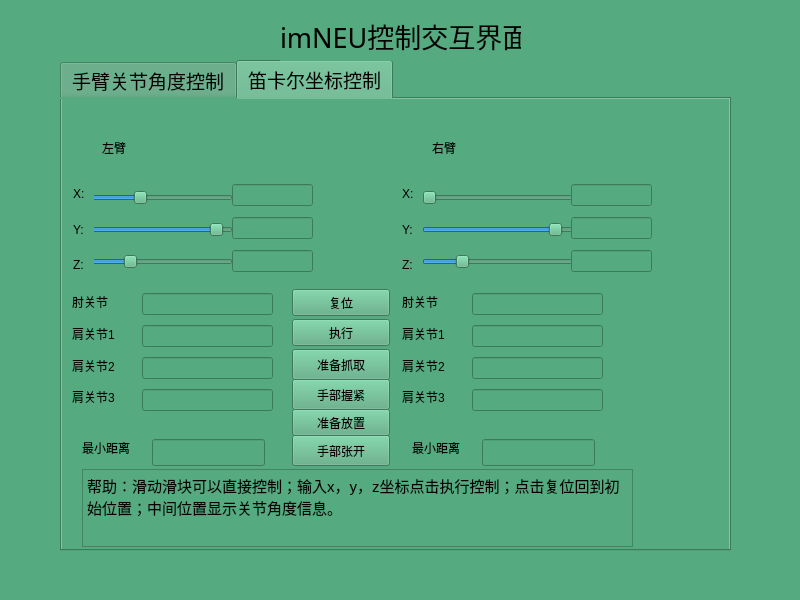
<?xml version="1.0" encoding="UTF-8"?>
<ui version="4.0">
 <class>imneu_mainwindow</class>
 <widget class="QMainWindow" name="imneu_mainwindow">
  <property name="geometry">
   <rect>
    <x>0</x>
    <y>0</y>
    <width>800</width>
    <height>600</height>
   </rect>
  </property>
  <property name="contextMenuPolicy">
   <enum>Qt::DefaultContextMenu</enum>
  </property>
  <property name="windowTitle">
   <string>MainWindow</string>
  </property>
  <property name="autoFillBackground">
   <bool>false</bool>
  </property>
  <property name="styleSheet">
   <string notr="true">background-color: rgb(85, 170, 127);</string>
  </property>
  <widget class="QWidget" name="centralwidget">
   <widget class="QTabWidget" name="tabWidget">
    <property name="geometry">
     <rect>
      <x>60</x>
      <y>60</y>
      <width>671</width>
      <height>491</height>
     </rect>
    </property>
    <property name="font">
     <font>
      <family>Droid Sans Fallback</family>
      <pointsize>14</pointsize>
     </font>
    </property>
    <property name="contextMenuPolicy">
     <enum>Qt::DefaultContextMenu</enum>
    </property>
    <property name="autoFillBackground">
     <bool>false</bool>
    </property>
    <property name="currentIndex">
     <number>1</number>
    </property>
    <widget class="QWidget" name="tab">
     <attribute name="title">
      <string>手臂关节角度控制</string>
     </attribute>
     <widget class="QLabel" name="label_2">
      <property name="geometry">
       <rect>
        <x>30</x>
        <y>40</y>
        <width>121</width>
        <height>21</height>
       </rect>
      </property>
      <property name="text">
       <string>左臂关节角度</string>
      </property>
     </widget>
     <widget class="QLabel" name="label_3">
      <property name="geometry">
       <rect>
        <x>360</x>
        <y>40</y>
        <width>131</width>
        <height>21</height>
       </rect>
      </property>
      <property name="text">
       <string>右臂关节角度</string>
      </property>
     </widget>
     <widget class="QWidget" name="layoutWidget">
      <property name="geometry">
       <rect>
        <x>510</x>
        <y>90</y>
        <width>71</width>
        <height>151</height>
       </rect>
      </property>
      <layout class="QVBoxLayout" name="verticalLayout_3">
       <item>
        <widget class="QLineEdit" name="lineEdit_right_elbow"/>
       </item>
       <item>
        <widget class="QLineEdit" name="lineEdit_right_shoulder_L"/>
       </item>
       <item>
        <widget class="QLineEdit" name="lineEdit_right_shoulder_M"/>
       </item>
       <item>
        <widget class="QLineEdit" name="lineEdit_right_shoulder_U"/>
       </item>
      </layout>
     </widget>
     <widget class="QWidget" name="layoutWidget_2">
      <property name="geometry">
       <rect>
        <x>390</x>
        <y>90</y>
        <width>121</width>
        <height>151</height>
       </rect>
      </property>
      <layout class="QVBoxLayout" name="verticalLayout_4">
       <item>
        <widget class="QSlider" name="right_elbow_joint">
         <property name="minimum">
          <number>23</number>
         </property>
         <property name="maximum">
          <number>100</number>
         </property>
         <property name="orientation">
          <enum>Qt::Horizontal</enum>
         </property>
        </widget>
       </item>
       <item>
        <widget class="QSlider" name="right_shoulder_L">
         <property name="minimum">
          <number>10</number>
         </property>
         <property name="maximum">
          <number>170</number>
         </property>
         <property name="sliderPosition">
          <number>95</number>
         </property>
         <property name="orientation">
          <enum>Qt::Horizontal</enum>
         </property>
        </widget>
       </item>
       <item>
        <widget class="QSlider" name="right_shoulder_M">
         <property name="minimum">
          <number>20</number>
         </property>
         <property name="maximum">
          <number>100</number>
         </property>
         <property name="orientation">
          <enum>Qt::Horizontal</enum>
         </property>
        </widget>
       </item>
       <item>
        <widget class="QSlider" name="right_shoulder_U">
         <property name="minimum">
          <number>10</number>
         </property>
         <property name="maximum">
          <number>80</number>
         </property>
         <property name="orientation">
          <enum>Qt::Horizontal</enum>
         </property>
        </widget>
       </item>
      </layout>
     </widget>
     <widget class="QPushButton" name="joint_angle_reset_button">
      <property name="geometry">
       <rect>
        <x>230</x>
        <y>260</y>
        <width>98</width>
        <height>27</height>
       </rect>
      </property>
      <property name="text">
       <string>复位</string>
      </property>
     </widget>
     <widget class="QPushButton" name="joint_angle_excute_button">
      <property name="geometry">
       <rect>
        <x>230</x>
        <y>300</y>
        <width>98</width>
        <height>27</height>
       </rect>
      </property>
      <property name="text">
       <string>执行</string>
      </property>
     </widget>
     <widget class="QTextEdit" name="textEdit">
      <property name="geometry">
       <rect>
        <x>80</x>
        <y>340</y>
        <width>451</width>
        <height>111</height>
       </rect>
      </property>
      <property name="html">
       <string>&lt;!DOCTYPE HTML PUBLIC &quot;-//W3C//DTD HTML 4.0//EN&quot; &quot;http://www.w3.org/TR/REC-html40/strict.dtd&quot;&gt;
&lt;html&gt;&lt;head&gt;&lt;meta name=&quot;qrichtext&quot; content=&quot;1&quot; /&gt;&lt;style type=&quot;text/css&quot;&gt;
p, li { white-space: pre-wrap; }
&lt;/style&gt;&lt;/head&gt;&lt;body style=&quot; font-family:'Sans Serif'; font-size:9pt; font-weight:400; font-style:normal;&quot;&gt;
&lt;p style=&quot; margin-top:0px; margin-bottom:0px; margin-left:0px; margin-right:0px; -qt-block-indent:0; text-indent:0px;&quot;&gt;&lt;span style=&quot; font-family:'Droid Sans Fallback'; font-size:11pt;&quot;&gt;帮助：&lt;/span&gt;&lt;/p&gt;
&lt;p style=&quot; margin-top:0px; margin-bottom:0px; margin-left:0px; margin-right:0px; -qt-block-indent:0; text-indent:0px;&quot;&gt;&lt;span style=&quot; font-family:'Droid Sans Fallback'; font-size:11pt;&quot;&gt;         滑动滑块可直接控制单个关节；输入数据点击执行可以控制多个关节；点击复位可以回到初始位置。&lt;/span&gt;&lt;/p&gt;&lt;/body&gt;&lt;/html&gt;</string>
      </property>
     </widget>
     <widget class="QWidget" name="layoutWidget">
      <property name="geometry">
       <rect>
        <x>70</x>
        <y>90</y>
        <width>121</width>
        <height>151</height>
       </rect>
      </property>
      <layout class="QVBoxLayout" name="verticalLayout">
       <item>
        <widget class="QSlider" name="left_elbow_joint">
         <property name="minimum">
          <number>60</number>
         </property>
         <property name="maximum">
          <number>150</number>
         </property>
         <property name="singleStep">
          <number>0</number>
         </property>
         <property name="orientation">
          <enum>Qt::Horizontal</enum>
         </property>
        </widget>
       </item>
       <item>
        <widget class="QSlider" name="left_shoulder_joint_L">
         <property name="minimum">
          <number>20</number>
         </property>
         <property name="maximum">
          <number>170</number>
         </property>
         <property name="sliderPosition">
          <number>90</number>
         </property>
         <property name="orientation">
          <enum>Qt::Horizontal</enum>
         </property>
        </widget>
       </item>
       <item>
        <widget class="QSlider" name="left_shoulder_joint_M">
         <property name="minimum">
          <number>15</number>
         </property>
         <property name="maximum">
          <number>90</number>
         </property>
         <property name="orientation">
          <enum>Qt::Horizontal</enum>
         </property>
        </widget>
       </item>
       <item>
        <widget class="QSlider" name="left_shoulder_joint_U">
         <property name="minimum">
          <number>16</number>
         </property>
         <property name="maximum">
          <number>80</number>
         </property>
         <property name="orientation">
          <enum>Qt::Horizontal</enum>
         </property>
        </widget>
       </item>
      </layout>
     </widget>
     <widget class="QWidget" name="layoutWidget">
      <property name="geometry">
       <rect>
        <x>190</x>
        <y>90</y>
        <width>111</width>
        <height>151</height>
       </rect>
      </property>
      <layout class="QVBoxLayout" name="verticalLayout_2">
       <item>
        <widget class="QLineEdit" name="lineEdit_left_elbow"/>
       </item>
       <item>
        <widget class="QLineEdit" name="lineEdit_left_shoulder_L"/>
       </item>
       <item>
        <widget class="QLineEdit" name="lineEdit_left_shoulder_M"/>
       </item>
       <item>
        <widget class="QLineEdit" name="lineEdit_left_shoulder_U"/>
       </item>
      </layout>
     </widget>
     <widget class="QWidget" name="layoutWidget">
      <property name="geometry">
       <rect>
        <x>10</x>
        <y>90</y>
        <width>61</width>
        <height>151</height>
       </rect>
      </property>
      <layout class="QVBoxLayout" name="verticalLayout_11">
       <item>
        <widget class="QLabel" name="label_6">
         <property name="text">
          <string>肘部：</string>
         </property>
        </widget>
       </item>
       <item>
        <widget class="QLabel" name="label_9">
         <property name="text">
          <string>肩部L：</string>
         </property>
        </widget>
       </item>
       <item>
        <widget class="QLabel" name="label_8">
         <property name="text">
          <string>肩部M：</string>
         </property>
        </widget>
       </item>
       <item>
        <widget class="QLabel" name="label_7">
         <property name="text">
          <string>肩部U：</string>
         </property>
        </widget>
       </item>
      </layout>
     </widget>
     <widget class="QWidget" name="layoutWidget">
      <property name="geometry">
       <rect>
        <x>330</x>
        <y>90</y>
        <width>61</width>
        <height>151</height>
       </rect>
      </property>
      <layout class="QVBoxLayout" name="verticalLayout_12">
       <item>
        <widget class="QLabel" name="label_13">
         <property name="text">
          <string>肘部：</string>
         </property>
        </widget>
       </item>
       <item>
        <widget class="QLabel" name="label_12">
         <property name="text">
          <string>肩部L:</string>
         </property>
        </widget>
       </item>
       <item>
        <widget class="QLabel" name="label_11">
         <property name="text">
          <string>肩部M:</string>
         </property>
        </widget>
       </item>
       <item>
        <widget class="QLabel" name="label_10">
         <property name="text">
          <string>肩部U：</string>
         </property>
        </widget>
       </item>
      </layout>
     </widget>
    </widget>
    <widget class="QWidget" name="tab_2">
     <attribute name="title">
      <string>笛卡尔坐标控制</string>
     </attribute>
     <widget class="QLabel" name="label_4">
      <property name="geometry">
       <rect>
        <x>40</x>
        <y>40</y>
        <width>66</width>
        <height>17</height>
       </rect>
      </property>
      <property name="text">
       <string>左臂</string>
      </property>
     </widget>
     <widget class="QLabel" name="label_5">
      <property name="geometry">
       <rect>
        <x>370</x>
        <y>40</y>
        <width>66</width>
        <height>17</height>
       </rect>
      </property>
      <property name="text">
       <string>右臂</string>
      </property>
     </widget>
     <widget class="QTextEdit" name="textEdit_2">
      <property name="geometry">
       <rect>
        <x>20</x>
        <y>370</y>
        <width>551</width>
        <height>78</height>
       </rect>
      </property>
      <property name="html">
       <string>&lt;!DOCTYPE HTML PUBLIC &quot;-//W3C//DTD HTML 4.0//EN&quot; &quot;http://www.w3.org/TR/REC-html40/strict.dtd&quot;&gt;
&lt;html&gt;&lt;head&gt;&lt;meta name=&quot;qrichtext&quot; content=&quot;1&quot; /&gt;&lt;style type=&quot;text/css&quot;&gt;
p, li { white-space: pre-wrap; }
&lt;/style&gt;&lt;/head&gt;&lt;body style=&quot; font-family:'Sans Serif'; font-size:9pt; font-weight:400; font-style:normal;&quot;&gt;
&lt;p style=&quot; margin-top:0px; margin-bottom:0px; margin-left:0px; margin-right:0px; -qt-block-indent:0; text-indent:0px;&quot;&gt;&lt;span style=&quot; font-family:'Droid Sans Fallback'; font-size:11pt;&quot;&gt;帮助：滑动滑块可以直接控制；输入x，y，z坐标点击执行控制；点击复位回到初始位置；中间位置显示关节角度信息。&lt;/span&gt;&lt;/p&gt;&lt;/body&gt;&lt;/html&gt;</string>
      </property>
     </widget>
     <widget class="QPushButton" name="cartesian_reset_button">
      <property name="geometry">
       <rect>
        <x>230</x>
        <y>190</y>
        <width>98</width>
        <height>27</height>
       </rect>
      </property>
      <property name="text">
       <string>复位</string>
      </property>
     </widget>
     <widget class="QPushButton" name="cartesian_excute_button">
      <property name="geometry">
       <rect>
        <x>230</x>
        <y>220</y>
        <width>98</width>
        <height>27</height>
       </rect>
      </property>
      <property name="text">
       <string>执行</string>
      </property>
     </widget>
     <widget class="QWidget" name="layoutWidget">
      <property name="geometry">
       <rect>
        <x>30</x>
        <y>80</y>
        <width>141</width>
        <height>101</height>
       </rect>
      </property>
      <layout class="QVBoxLayout" name="verticalLayout_5">
       <item>
        <widget class="QSlider" name="left_cartesian_x">
         <property name="minimum">
          <number>-200</number>
         </property>
         <property name="maximum">
          <number>642</number>
         </property>
         <property name="pageStep">
          <number>5</number>
         </property>
         <property name="value">
          <number>73</number>
         </property>
         <property name="sliderPosition">
          <number>73</number>
         </property>
         <property name="orientation">
          <enum>Qt::Horizontal</enum>
         </property>
        </widget>
       </item>
       <item>
        <widget class="QSlider" name="left_cartesian_y">
         <property name="minimum">
          <number>43</number>
         </property>
         <property name="maximum">
          <number>613</number>
         </property>
         <property name="pageStep">
          <number>5</number>
         </property>
         <property name="sliderPosition">
          <number>572</number>
         </property>
         <property name="orientation">
          <enum>Qt::Horizontal</enum>
         </property>
        </widget>
       </item>
       <item>
        <widget class="QSlider" name="left_cartesian_z">
         <property name="maximum">
          <number>613</number>
         </property>
         <property name="pageStep">
          <number>5</number>
         </property>
         <property name="sliderPosition">
          <number>150</number>
         </property>
         <property name="orientation">
          <enum>Qt::Horizontal</enum>
         </property>
        </widget>
       </item>
      </layout>
     </widget>
     <widget class="QWidget" name="layoutWidget">
      <property name="geometry">
       <rect>
        <x>80</x>
        <y>190</y>
        <width>131</width>
        <height>128</height>
       </rect>
      </property>
      <layout class="QVBoxLayout" name="verticalLayout_6">
       <item>
        <widget class="QLineEdit" name="lineEdit_left_elbow_display"/>
       </item>
       <item>
        <widget class="QLineEdit" name="lineEdit_left_shoulder1_display"/>
       </item>
       <item>
        <widget class="QLineEdit" name="lineEdit_left_shoulder2_display"/>
       </item>
       <item>
        <widget class="QLineEdit" name="lineEdit_left_shoulder3_display"/>
       </item>
      </layout>
     </widget>
     <widget class="QWidget" name="layoutWidget">
      <property name="geometry">
       <rect>
        <x>360</x>
        <y>80</y>
        <width>151</width>
        <height>101</height>
       </rect>
      </property>
      <layout class="QVBoxLayout" name="verticalLayout_7">
       <item>
        <widget class="QSlider" name="right_cartesian_x">
         <property name="minimum">
          <number>73</number>
         </property>
         <property name="maximum">
          <number>643</number>
         </property>
         <property name="orientation">
          <enum>Qt::Horizontal</enum>
         </property>
        </widget>
       </item>
       <item>
        <widget class="QSlider" name="right_cartesian_y">
         <property name="minimum">
          <number>43</number>
         </property>
         <property name="maximum">
          <number>613</number>
         </property>
         <property name="sliderPosition">
          <number>572</number>
         </property>
         <property name="orientation">
          <enum>Qt::Horizontal</enum>
         </property>
        </widget>
       </item>
       <item>
        <widget class="QSlider" name="right_cartesian_z">
         <property name="maximum">
          <number>613</number>
         </property>
         <property name="sliderPosition">
          <number>150</number>
         </property>
         <property name="orientation">
          <enum>Qt::Horizontal</enum>
         </property>
        </widget>
       </item>
      </layout>
     </widget>
     <widget class="QWidget" name="layoutWidget">
      <property name="geometry">
       <rect>
        <x>410</x>
        <y>190</y>
        <width>131</width>
        <height>128</height>
       </rect>
      </property>
      <layout class="QVBoxLayout" name="verticalLayout_8">
       <item>
        <widget class="QLineEdit" name="lineEdit_right_elbow_display"/>
       </item>
       <item>
        <widget class="QLineEdit" name="lineEdit_right_shoulder1_display"/>
       </item>
       <item>
        <widget class="QLineEdit" name="lineEdit_right_shoulder2_display"/>
       </item>
       <item>
        <widget class="QLineEdit" name="lineEdit_right_shoulder3_display"/>
       </item>
      </layout>
     </widget>
     <widget class="QWidget" name="layoutWidget">
      <property name="geometry">
       <rect>
        <x>170</x>
        <y>80</y>
        <width>81</width>
        <height>101</height>
       </rect>
      </property>
      <layout class="QVBoxLayout" name="verticalLayout_9">
       <item>
        <widget class="QLineEdit" name="lineEdit_left_cartesian_x">
         <property name="text">
          <string/>
         </property>
        </widget>
       </item>
       <item>
        <widget class="QLineEdit" name="lineEdit_left_cartesian_y"/>
       </item>
       <item>
        <widget class="QLineEdit" name="lineEdit_left_cartesian_z"/>
       </item>
      </layout>
     </widget>
     <widget class="QWidget" name="layoutWidget">
      <property name="geometry">
       <rect>
        <x>509</x>
        <y>80</y>
        <width>81</width>
        <height>101</height>
       </rect>
      </property>
      <layout class="QVBoxLayout" name="verticalLayout_10">
       <item>
        <widget class="QLineEdit" name="lineEdit_right_cartesian_x"/>
       </item>
       <item>
        <widget class="QLineEdit" name="lineEdit_right_cartesian_y"/>
       </item>
       <item>
        <widget class="QLineEdit" name="lineEdit_right_cartesian_z"/>
       </item>
      </layout>
     </widget>
     <widget class="QWidget" name="layoutWidget">
      <property name="geometry">
       <rect>
        <x>11</x>
        <y>80</y>
        <width>21</width>
        <height>101</height>
       </rect>
      </property>
      <layout class="QVBoxLayout" name="verticalLayout_13">
       <item>
        <widget class="QLabel" name="label_14">
         <property name="text">
          <string>X:</string>
         </property>
        </widget>
       </item>
       <item>
        <widget class="QLabel" name="label_17">
         <property name="text">
          <string>Y:</string>
         </property>
        </widget>
       </item>
       <item>
        <widget class="QLabel" name="label_16">
         <property name="text">
          <string>Z:</string>
         </property>
        </widget>
       </item>
      </layout>
     </widget>
     <widget class="QWidget" name="layoutWidget">
      <property name="geometry">
       <rect>
        <x>340</x>
        <y>80</y>
        <width>21</width>
        <height>101</height>
       </rect>
      </property>
      <layout class="QVBoxLayout" name="verticalLayout_14">
       <item>
        <widget class="QLabel" name="label_15">
         <property name="text">
          <string>X:</string>
         </property>
        </widget>
       </item>
       <item>
        <widget class="QLabel" name="label_19">
         <property name="text">
          <string>Y:</string>
         </property>
        </widget>
       </item>
       <item>
        <widget class="QLabel" name="label_18">
         <property name="text">
          <string>Z:</string>
         </property>
        </widget>
       </item>
      </layout>
     </widget>
     <widget class="QWidget" name="layoutWidget">
      <property name="geometry">
       <rect>
        <x>10</x>
        <y>190</y>
        <width>70</width>
        <height>121</height>
       </rect>
      </property>
      <layout class="QVBoxLayout" name="verticalLayout_15">
       <item>
        <widget class="QLabel" name="label_20">
         <property name="text">
          <string>肘关节</string>
         </property>
        </widget>
       </item>
       <item>
        <widget class="QLabel" name="label_21">
         <property name="text">
          <string>肩关节1</string>
         </property>
        </widget>
       </item>
       <item>
        <widget class="QLabel" name="label_23">
         <property name="text">
          <string>肩关节2</string>
         </property>
        </widget>
       </item>
       <item>
        <widget class="QLabel" name="label_22">
         <property name="text">
          <string>肩关节3</string>
         </property>
        </widget>
       </item>
      </layout>
     </widget>
     <widget class="QWidget" name="layoutWidget">
      <property name="geometry">
       <rect>
        <x>340</x>
        <y>190</y>
        <width>70</width>
        <height>121</height>
       </rect>
      </property>
      <layout class="QVBoxLayout" name="verticalLayout_16">
       <item>
        <widget class="QLabel" name="label_24">
         <property name="text">
          <string>肘关节</string>
         </property>
        </widget>
       </item>
       <item>
        <widget class="QLabel" name="label_25">
         <property name="text">
          <string>肩关节1</string>
         </property>
        </widget>
       </item>
       <item>
        <widget class="QLabel" name="label_27">
         <property name="text">
          <string>肩关节2</string>
         </property>
        </widget>
       </item>
       <item>
        <widget class="QLabel" name="label_26">
         <property name="text">
          <string>肩关节3</string>
         </property>
        </widget>
       </item>
      </layout>
     </widget>
     <widget class="QLineEdit" name="lineEdit_mindistance_left">
      <property name="geometry">
       <rect>
        <x>90</x>
        <y>340</y>
        <width>113</width>
        <height>27</height>
       </rect>
      </property>
      <property name="cursorPosition">
       <number>0</number>
      </property>
     </widget>
     <widget class="QLineEdit" name="lineEdit_min_distance_right">
      <property name="geometry">
       <rect>
        <x>420</x>
        <y>340</y>
        <width>113</width>
        <height>27</height>
       </rect>
      </property>
     </widget>
     <widget class="QLabel" name="label_28">
      <property name="geometry">
       <rect>
        <x>20</x>
        <y>340</y>
        <width>66</width>
        <height>17</height>
       </rect>
      </property>
      <property name="text">
       <string>最小距离</string>
      </property>
     </widget>
     <widget class="QLabel" name="label_29">
      <property name="geometry">
       <rect>
        <x>350</x>
        <y>340</y>
        <width>66</width>
        <height>17</height>
       </rect>
      </property>
      <property name="text">
       <string>最小距离</string>
      </property>
     </widget>
     <widget class="QPushButton" name="hand_open">
      <property name="geometry">
       <rect>
        <x>230</x>
        <y>336</y>
        <width>98</width>
        <height>31</height>
       </rect>
      </property>
      <property name="text">
       <string>手部张开</string>
      </property>
     </widget>
     <widget class="QPushButton" name="hand_half_closed">
      <property name="geometry">
       <rect>
        <x>230</x>
        <y>250</y>
        <width>98</width>
        <height>31</height>
       </rect>
      </property>
      <property name="text">
       <string>准备抓取</string>
      </property>
     </widget>
     <widget class="QPushButton" name="hand_closed">
      <property name="geometry">
       <rect>
        <x>230</x>
        <y>280</y>
        <width>98</width>
        <height>31</height>
       </rect>
      </property>
      <property name="text">
       <string>手部握紧</string>
      </property>
     </widget>
     <widget class="QPushButton" name="fangzhi_zhunbei">
      <property name="geometry">
       <rect>
        <x>230</x>
        <y>310</y>
        <width>98</width>
        <height>27</height>
       </rect>
      </property>
      <property name="text">
       <string>准备放置</string>
      </property>
     </widget>
    </widget>
   </widget>
   <widget class="QLabel" name="label">
    <property name="geometry">
     <rect>
      <x>280</x>
      <y>10</y>
      <width>241</width>
      <height>51</height>
     </rect>
    </property>
    <property name="font">
     <font>
      <family>Droid Sans Fallback</family>
      <pointsize>20</pointsize>
     </font>
    </property>
    <property name="text">
     <string>imNEU控制交互界面</string>
    </property>
   </widget>
  </widget>
  <widget class="QMenuBar" name="menubar">
   <property name="geometry">
    <rect>
     <x>0</x>
     <y>0</y>
     <width>800</width>
     <height>20</height>
    </rect>
   </property>
  </widget>
  <widget class="QStatusBar" name="statusbar"/>
 </widget>
 <resources/>
 <connections/>
</ui>
